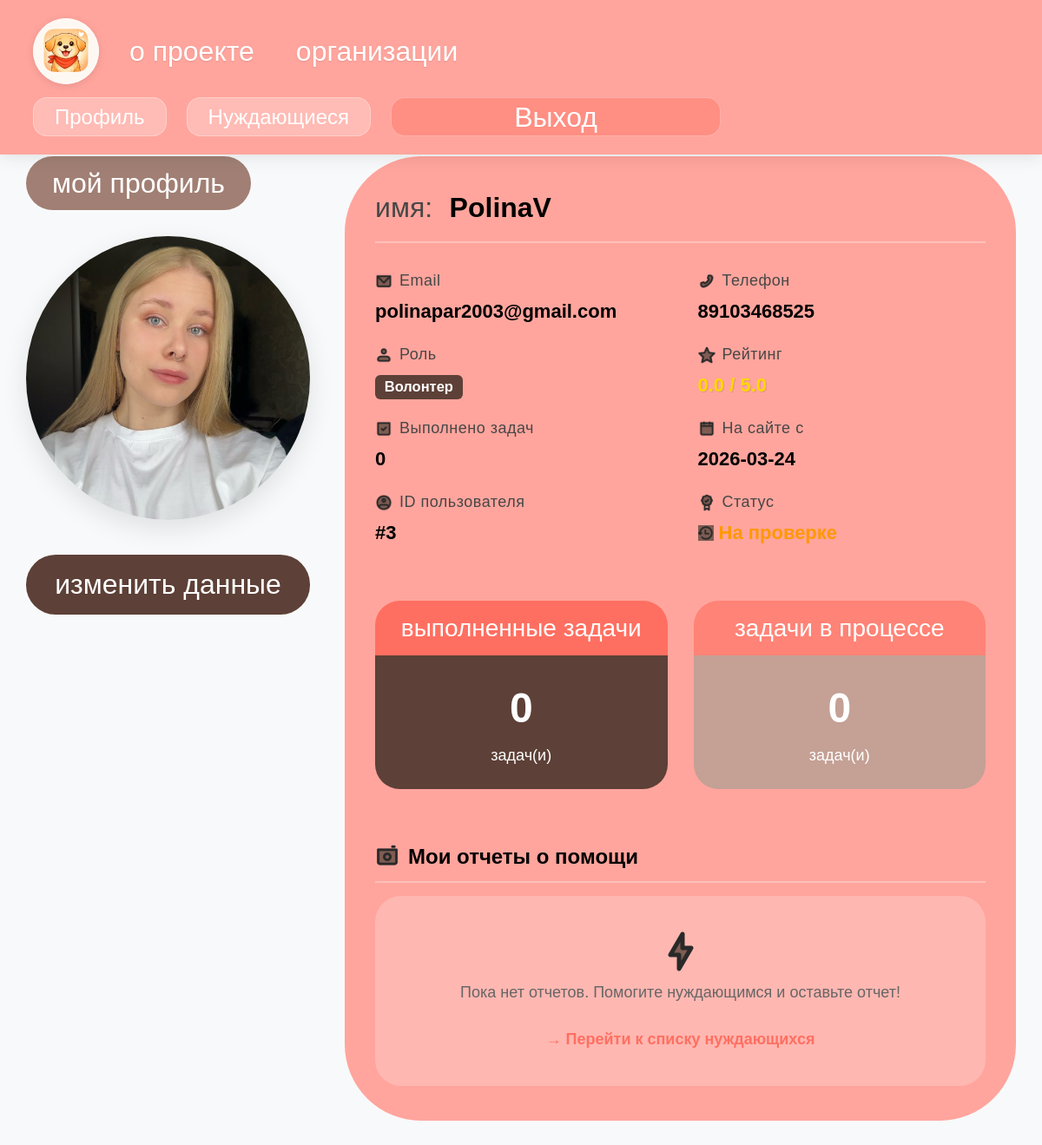
The app's page /dashboard (signed in), older data.
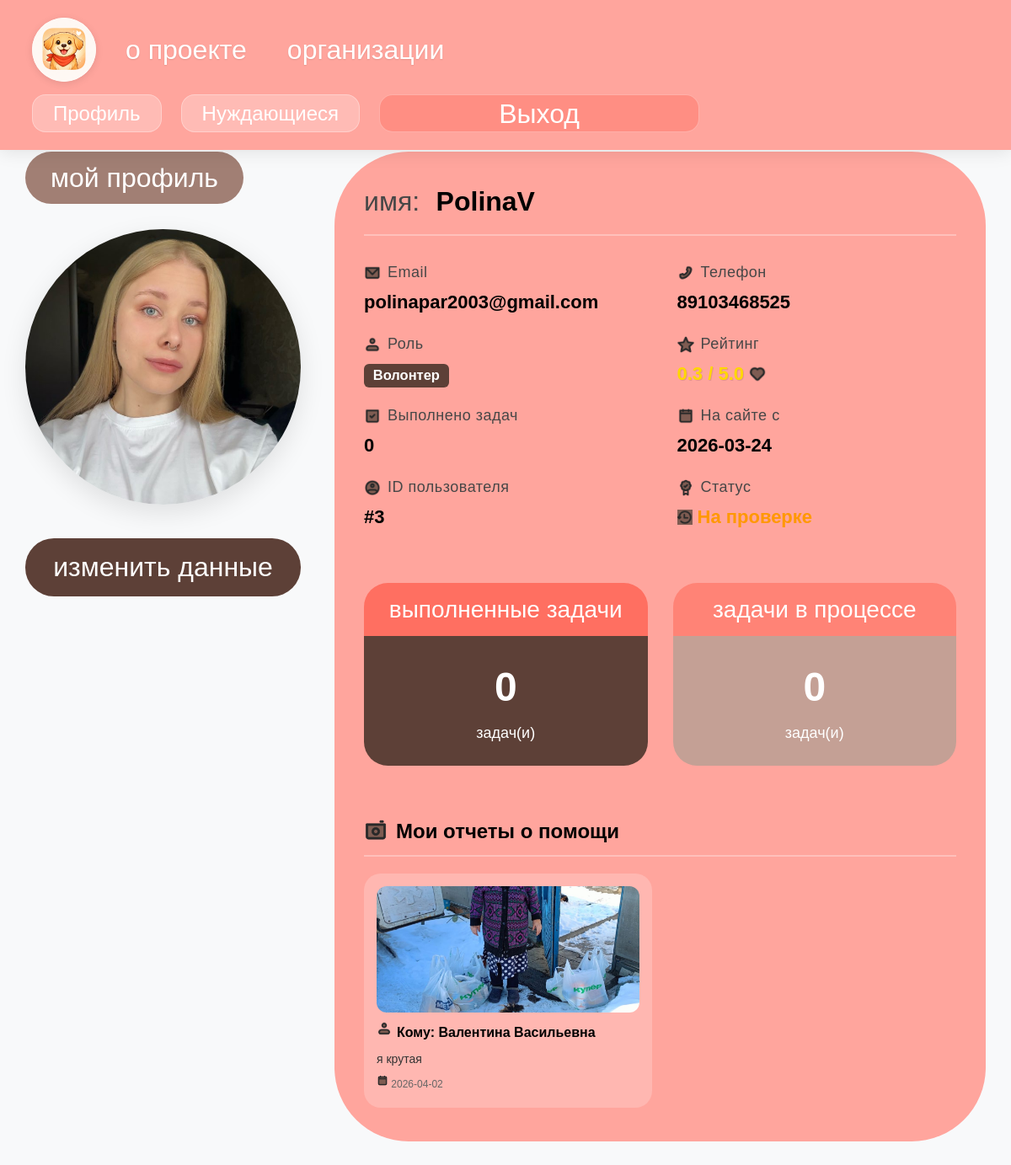
The same page, newer data.
### tables this page shows
CREATE TABLE users (id INTEGER PRIMARY KEY AUTOINCREMENT UNIQUE NOT NULL, name TEXT NOT NULL, email TEXT UNIQUE NOT NULL, password TEXT UNIQUE NOT NULL, photo TEXT, role TEXT NOT NULL, is_verified INTEGER DEFAULT (0), rating REAL DEFAULT (0), completed_tasks INTEGER DEFAULT (0), organization_name TEXT, organization_description TEXT, created_at TEXT, last_login TEXT, phone TEXT UNIQUE);

CREATE TABLE reports (id INTEGER PRIMARY KEY AUTOINCREMENT UNIQUE NOT NULL, user_id INTEGER NOT NULL, needy_id INTEGER NOT NULL, photo TEXT NOT NULL, text TEXT NOT NULL, created_at TEXT NOT NULL, task_id INTEGER REFERENCES help_tasks (id), status TEXT DEFAULT pending, approved_at TEXT, approved_by INTEGER REFERENCES users (id), FOREIGN KEY (user_id) REFERENCES users (id), FOREIGN KEY (needy_id) REFERENCES needies (id));

CREATE TABLE needies (id INTEGER PRIMARY KEY AUTOINCREMENT UNIQUE NOT NULL, name TEXT NOT NULL, tag TEXT NOT NULL, photo TEXT NOT NULL, description TEXT, address TEXT, funds_collected REAL DEFAULT 0 NOT NULL, help_info TEXT NOT NULL, lat TEXT, lng TEXT, created_by INTEGER REFERENCES users (id), created_at TEXT, is_active INTEGER DEFAULT (1), urgency_level INTEGER DEFAULT (2), status TEXT DEFAULT pending, organization_id INTEGER REFERENCES users (id), goal INTEGER, collection_status TEXT DEFAULT "active", completed_date TEXT, last_reset_date TEXT, reset_day INTEGER DEFAULT 1, report_created INTEGER DEFAULT 0, report_id INTEGER);

### app.py (the view, shortened to what this page needs)
@app.route('/dashboard')
def dashboard():
    if 'user_id' not in session:
        return redirect(url_for('login'))
    with sqlite3.connect(DB_NAME) as conn:
        c = conn.cursor()
        c.execute('''SELECT id, name, email, phone, role, photo, rating, completed_tasks,
                            created_at, is_verified, organization_description
                     FROM users WHERE id = ?''', (session['user_id'],))
        user_data = c.fetchone()
        if not user_data:
            session.clear()
            return redirect(url_for('login'))
        user = {
            'id': user_data[0],
            'name': user_data[1],
            'email': user_data[2],
            'phone': user_data[3],
            'role': user_data[4],
            'photo': user_data[5],
            'rating': user_data[6],
            'completed_tasks': user_data[7],
            'created_at': user_data[8],
            'is_verified': user_data[9],
            'organization_description': user_data[10]
        }
        c.execute("SELECT name FROM sqlite_master WHERE type='table' AND name='notifications'")
        has_notifications = c.fetchone() is not None
        c.execute("PRAGMA table_info(needies)")
        needies_columns = [col[1] for col in c.fetchall()]
        has_collection_status = 'collection_status' in needies_columns
        has_report_created = 'report_created' in needies_columns
        if user['role'] == 'organization':
            if has_collection_status:
                c.execute('''SELECT id, name, photo, funds_collected, goal,
                                    collection_status, help_info
                             FROM needies
                             WHERE organization_id = ?
                             AND status = 'approved'
                             AND is_active = 1
                             AND collection_status = 'active'
                             ORDER BY created_at DESC''', (session['user_id'],))
            else:
                c.execute('''SELECT id, name, photo, funds_collected, goal,
                                    'active' as collection_status, help_info
                             FROM needies
                             WHERE organization_id = ?
                             AND status = 'approved'
                             AND is_active = 1
                             ORDER BY created_at DESC''', (session['user_id'],))
            active_collections = c.fetchall()
            if has_collection_status and has_report_created:
                c.execute('''SELECT id, name, photo, funds_collected, goal,
                                    completed_date
                             FROM needies
                             WHERE organization_id = ?
                             AND collection_status = 'completed'
                             AND (report_created = 0 OR report_created IS NULL)
                             ORDER BY completed_date DESC''', (session['user_id'],))
            else:
                c.execute('''SELECT id, name, photo, funds_collected, goal,
                                    created_at as completed_date
                             FROM needies
                             WHERE organization_id = ?
                             AND funds_collected >= goal
                             AND goal > 0
                             ORDER BY created_at DESC''', (session['user_id'],))
            pending_reports = c.fetchall()
            c.execute('''SELECT r.id, r.text, r.photo, r.created_at,
                                r.status, n.name as needy_name, n.id as needy_id
                         FROM reports r
                         JOIN needies n ON r.needy_id = n.id
                         WHERE r.user_id = ?
                         ORDER BY r.created_at DESC
                         LIMIT 10''', (session['user_id'],))
            reports_data = c.fetchall()
            c.execute('''SELECT
                            COUNT(*) as total_needies,
                            COALESCE(SUM(funds_collected), 0) as total_raised,
                            COUNT(CASE WHEN funds_collected >= goal AND goal > 0 THEN 1 END) as completed_collections
                         FROM needies
                         WHERE organization_id = ?''', (session['user_id'],))
            stats = c.fetchone()
            reports = []
            for r in reports_data:
                reports.append({
                    'id': r[0],
                    'text': r[1],
                    'photo': r[2],
                    'created_at': r[3],
                    'status': r[4],
                    'needy_name': r[5],
                    'needy_id': r[6]
                })
            return render_template('dashboard_organization.html',
                                   user=user,
                                   active_collections=active_collections,
                                   pending_reports=pending_reports,
                                   reports=reports,
                                   stats=stats,
                                   has_notifications=has_notifications)
        else:
            c.execute('''SELECT r.text, r.photo, r.created_at, n.name as needy_name
                         FROM reports r
                         JOIN needies n ON n.id = r.needy_id
                         WHERE r.user_id = ?
                         ORDER BY r.created_at DESC
                         LIMIT 10''', (session['user_id'],))
            reports_data = c.fetchall()
            reports = []
            for r in reports_data:
                reports.append({
                    'text': r[0],
                    'photo': r[1],
                    'created_at': r[2],
                    'needy_name': r[3]
                })
            c.execute('''SELECT id, title, description, status
                         FROM help_tasks
                         WHERE assigned_to = ? AND status IN ('pending', 'in_progress')
                         ORDER BY created_at DESC
                         LIMIT 5''', (session['user_id'],))
            tasks_data = c.fetchall()
            active_tasks = []
            in_progress_count = 0
            completed_tasks_count = user['completed_tasks'] or 0
            user_rating = user['rating'] or 0
            is_verified = user['is_verified'] or 0
            c.execute('''SELECT d.amount, d.created_at, n.name as needy_name, n.id as needy_id
                         FROM donations d
                         JOIN needies n ON d.needy_id = n.id
                         WHERE d.user_id = ?
                         ORDER BY d.created_at DESC
                         LIMIT 5''', (session['user_id'],))
            donations_data = c.fetchall()
            donations = []
            for d in donations_data:
                donations.append({
                    'amount': d[0],
                    'created_at': d[1],
                    'needy_name': d[2],
                    'needy_id': d[3]
                })
            unread_notifications = 0
            if has_notifications:
                c.execute('''SELECT COUNT(*) FROM notifications
                             WHERE user_id = ? AND is_read = 0''', (session['user_id'],))
                unread_notifications = c.fetchone()[0]
            return render_template('dashboard.html',
                                   user_id=user['id'],
                                   user_name=user['name'],
                                   user_email=user['email'],
                                   user_phone=user['phone'],
                                   user_role=user['role'],
                                   user_photo=user['photo'],
                                   user_rating=user_rating,
                                   completed_tasks=completed_tasks_count,
                                   in_progress_tasks=in_progress_count,
                                   created_at=user['created_at'],
                                   is_verified=is_verified,
                                   organization_description=user['organization_description'],
                                   reports=reports,
                                   active_tasks=active_tasks,
                                   donations=donations,
                                   unread_notifications=unread_notifications)

### templates/dashboard.html (shortened to what the changed rows need)
{% extends "layout.html" %}
{% block content %}
<div class="profile-page">
    <div class="profile-container">
        <div class="profile-flex">
            <div class="profile-right">
                <div class="info-block">
                    <div class="user-name-header">
                        <span class="user-name-label">имя:</span>
                        <span class="user-name">{{ user_name }}</span>
                    </div>
                    <div class="info-grid">
                        <div class="info-item">
                            <span class="info-label"><img src="static/Email.png" alt="email"> Email</span>
                            <span class="info-value">{{ user_email }}</span>
                        </div>
                        <div class="info-item">
                            <span class="info-label"><img src="static/Phone.png" alt="phone"> Телефон</span>
                            <span class="info-value">{{ user_phone or 'Не указан' }}</span>
                        </div>
                        <div class="info-item">
                            <span class="info-label"><img src="static/Star.png" alt="rating"> Рейтинг</span>
                            <span class="info-value rating">
                                {{ "%.1f"|format(user_rating) }} / 5.0
                                {% if user_rating >= 4.5 %}
                                    <img src="static/Star.png" alt="star">
                                {% elif user_rating >= 3.5 %}
                                    <img src="static/Like.png" alt="thumbs_up">
                                {% elif user_rating > 0 %}
                                    <img src="static/Heart.png" alt="muscle">
                                {% endif %}
                            </span>
                        </div>
                        <div class="info-item">
                            <span class="info-label"><img src="static/Calendar.png" alt="calendar"> На сайте с</span>
                            <span class="info-value">{{ created_at[:10] if created_at else 'Недавно' }}</span>
                        </div>
                    </div>
                    <div class="reports-section">
                        {% if reports %}
                        <div class="reports-grid">
                            {% for report in reports %}
                            <div class="report-card">
                                {% if report.photo %}
                                    <img src="/{{ report.photo }}" alt="Фото отчета">
                                {% else %}
                                    <img src="https://via.placeholder.com/280x150?text=Нет+фото" alt="Нет фото">
                                {% endif %}
                                <div class="report-needy"><img src="static/Profile.png" alt="user"> Кому: {{ report.needy_name }}</div>
                                <div class="report-text">{{ report.text[:100] }}{% if report.text|length > 100 %}...{% endif %}</div>
                                <div class="report-text" style="font-size: 12px; color: #666; margin-top: 8px;">
                                    <img src="static/Calendar.png" alt="date" style="width: 14px; height: 14px;"> {{ report.created_at[:10] if report.created_at else '' }}
                                </div>
                            </div>
                            {% endfor %}
                        </div>
                        {% else %}
                        <div class="no-data">
                            <img src="static/Lightning.png" alt="no_reports">
                            <div>Пока нет отчетов. Помогите нуждающимся и оставьте отчет!</div>
                            <br>
                            <a href="{{ url_for('needies_list') }}" style="color: #FF6F61; text-decoration: none; font-weight: 600;">→ Перейти к списку нуждающихся</a>
                        </div>
                        {% endif %}
                    </div>
                </div>
            </div>
        </div>
    </div>
</div>
{% endblock %}

Row changes from the older to the newer data that the page shows:
changed users "PolinaV": rating (not shown) → "0.3"
added reports: needy_name "Валентина Васильевна", text "я крутая", created_at "2026-04-02"
Text that changed along with them:
{{ "%.1f"|format(user_rating) }}: "0.0" → (not shown)
text no longer shown: "Пока нет отчетов. Помогите нуждающимся и оставьте отчет! → Перейти к списку нуждающихся"
